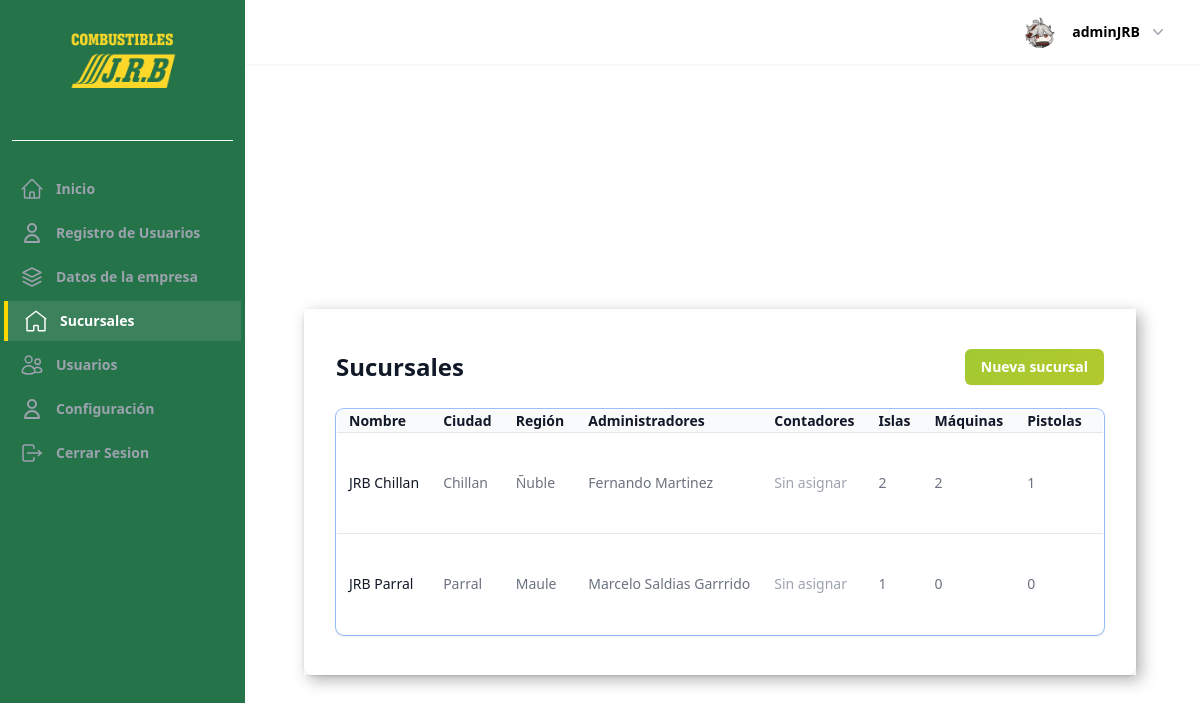
Page /sucursales/ (signed in) on the committed database.
### UsuarioApp/models.py (models this page shows, shortened)
class Profile(models.Model):
    last_activity = models.DateTimeField(null=True, blank=True)
    image = models.ImageField(upload_to=profile_picture_path, default="profile.webp")
    user_FK = models.OneToOneField(
        User, on_delete=models.CASCADE, related_name="profile",
    )
    position_FK = models.ForeignKey(
        Position, on_delete=models.SET_NULL, null=True, blank=True
    )
    company_rut = models.CharField(
        max_length=12,
        blank=True,
        null=True,
        validators=[
            RegexValidator(
                regex=r"^[0-9.]+-[0-9kK]{1}$",
                message="Ingrese un RUT válido en el formato 12.345.678-9",
            )
        ],
        verbose_name="RUT Empresa",
    )
    phone = models.CharField(max_length=20, blank=True, verbose_name="Teléfono")
    gender = models.CharField(
        max_length=1,
        choices=GENDER_CHOICES,
        null=True,
        blank=True,
        verbose_name="Sexo",
    )
    date_of_birth = models.DateField(
        null=True,
        blank=True,
        verbose_name="Fecha de nacimiento",
    )
    salario = models.DecimalField(
        max_digits=10, decimal_places=2, null=True, blank=True, verbose_name="Salario",
    )
    address = models.CharField(max_length=255, blank=True, verbose_name="Dirección")
    date_of_hire = models.DateField(null=True, blank=True, verbose_name="Fecha de contratación")
    is_partime = models.BooleanField(
        default=False,
        choices=[(True, "Tiempo completo"), (False, "Medio tiempo")],
        verbose_name="Tipo de jornada",
    )
    examen_medico = models.FileField(
        upload_to="documentos/examenes/",
        null=True,
        blank=True,
        verbose_name="Examen médico",
    )
    contrato = models.FileField(
        upload_to="documentos/contratos/",
        null=True,
        blank=True,
        verbose_name="Contrato",
    )
    current_branch = models.ForeignKey(
        Sucursal,
        on_delete=models.SET_NULL,
        null=True,
        blank=True,
        related_name="current_profiles",
        verbose_name="Sucursal actual",
    )
    def save(self, *args, **kwargs):
        update_last_activity = kwargs.pop("update_last_activity", False)
        if update_last_activity:
            self.last_activity = timezone.now()
            kwargs["update_fields"] = ["last_activity"]
        if self.pk:
            handle_old_image(Profile, self.pk, self.image)
        super(Profile, self).save(*args, **kwargs)
        if self.image and os.path.exists(self.image.path):
            resize_image(self.image.path, 300)
            crop_image(self.image.path, 300)
    def has_role(self, roles=None):
        if not self.position_FK:
            return False
        code = self.position_FK.permission_code
        if roles is None:
            return code != RESTRICTED_PERMISSION_CODE
        if isinstance(roles, str):
            roles = [roles]
        return code in roles
    def update_last_activity(self):
        self.save(update_last_activity=True)
    def _has_permission(self, code: str) -> bool:
        return bool(self.position_FK and self.position_FK.permission_code == code)
    def is_owner(self) -> bool:
        return self._has_permission("OWNER")
    def is_admin(self) -> bool:
        return self._has_permission("ADMINISTRATOR")
    class Meta:
        verbose_name = "Perfil"
        verbose_name_plural = "Perfiles"
        ordering = ["-id"]

### sucursalApp/models.py (models this page shows, shortened)
class Sucursal(models.Model):
    company = models.ForeignKey(
        "homeApp.Company",
        on_delete=models.CASCADE,
        related_name="branches",
        verbose_name="Empresa",
    )
    name = models.CharField("Nombre", max_length=255)
    address = models.CharField("Dirección", max_length=255)
    city = models.CharField("Ciudad", max_length=100)
    region = models.CharField("Región", max_length=100)
    phone = models.CharField("Teléfono", max_length=30, blank=True)
    email = models.EmailField("Correo electrónico", blank=True)
    islands = models.PositiveIntegerField("Islas", default=0)
    created_at = models.DateTimeField("Fecha de creación", auto_now_add=True)
    updated_at = models.DateTimeField("Fecha de actualización", auto_now=True)
    class Meta:
        verbose_name = "Sucursal"
        verbose_name_plural = "Sucursales"
        ordering = ("name",)
    @property
    def machines_count(self) -> int:
        islands = SucursalStaff._get_related_items(self, "branch_islands")
        return sum(
            SucursalStaff._count_items(
                SucursalStaff._get_related_items(island, "machines")
            )
            for island in islands
        )
    @property
    def nozzles_count(self) -> int:
        return sum(
            machine.nozzles.count()
            for island in self.branch_islands.all()
            for machine in island.machines.all()
        )
    def get_staff_for_role(self, role: str | Iterable[str]):
        if isinstance(role, str):
            roles: Sequence[str | None] = (role,)
        else:
            roles = tuple(role)
        assignments = [
            assignment
            for assignment in self.staff.all()
            if assignment.role in roles
        ]
        return [assignment.profile for assignment in assignments]
    @property
    def administrators(self):
        return self.get_staff_for_role("ADMINISTRATOR")
    @property
    def accountants(self):
        return self.get_staff_for_role("ACCOUNTANT")

class Island(models.Model):
    sucursal = models.ForeignKey(
        Sucursal,
        on_delete=models.CASCADE,
        related_name="branch_islands",
        verbose_name="Sucursal",
    )
    number = models.PositiveIntegerField("Número")
    description = models.CharField("Descripción", max_length=255, blank=True)
    created_at = models.DateTimeField("Fecha de creación", auto_now_add=True)
    updated_at = models.DateTimeField("Fecha de actualización", auto_now=True)
    class Meta:
        verbose_name = "Isla"
        verbose_name_plural = "Islas"
        ordering = ("number",)
        unique_together = ("sucursal", "number")

class Machine(models.Model):
    island = models.ForeignKey(
        Island,
        on_delete=models.CASCADE,
        related_name="machines",
        verbose_name="Isla",
    )
    number = models.PositiveIntegerField("Número")
    fuel_inventory = models.ForeignKey(
        "FuelInventory",
        on_delete=models.PROTECT,
        related_name="machines",
        verbose_name="Estanque principal",
        blank=True,
        null=True,
    )
    fuel_inventories = models.ManyToManyField(
        "FuelInventory",
        related_name="associated_machines",
        verbose_name="Estanques",
        blank=True,
    )
    fuel_type = models.CharField(
        "Tipo de combustible",
        max_length=50,
        blank=True,
    )
    description = models.CharField("Descripción", max_length=255, blank=True)
    created_at = models.DateTimeField("Fecha de creación", auto_now_add=True)
    updated_at = models.DateTimeField("Fecha de actualización", auto_now=True)
    class Meta:
        verbose_name = "Máquina"
        verbose_name_plural = "Máquinas"
        ordering = ("number",)
        unique_together = ("island", "number")

### sucursalApp/views.py (the view, shortened to what this page needs)
# urls.py: path("", views.SucursalListView.as_view(), name="sucursal_list"),
class SucursalListView(OwnerCompanyMixin, FormMixin, ListView):
    model = Sucursal
    template_name = "pages/sucursales/sucursal_list.html"
    context_object_name = "sucursales"
    form_class = SucursalForm
    success_url = reverse_lazy("sucursal_list")
    allowed_roles = ["OWNER", "ADMINISTRATOR"]
    def dispatch(self, request, *args, **kwargs):
        profile = getattr(request.user, "profile", None)
        return super().dispatch(request, *args, **kwargs)
    def get_queryset(self) -> QuerySet[Sucursal]:
        branch_ids = self.get_managed_branch_ids()
        if not branch_ids:
            return Sucursal.objects.none()
        return (
            Sucursal.objects.filter(pk__in=branch_ids)
            .select_related("company")
            .prefetch_related(
                Prefetch(
                    "branch_islands",
                    queryset=Island.objects.prefetch_related(
                        Prefetch(
                            "machines",
                            queryset=Machine.objects.prefetch_related("nozzles"),
                        )
                    ),
                ),
                Prefetch(
                    "fuel_inventories",
                    queryset=FuelInventory.objects.order_by("code"),
                ),
                Prefetch(
                    "products",
                    queryset=BranchProduct.objects.order_by("product_type", "arrival_date"),
                ),
                Prefetch(
                    "staff",
                    queryset=SucursalStaff.objects.select_related(
                        "profile__user_FK", "profile__position_FK"
                    ),
                ),
                Prefetch(
                    "shifts",
                    queryset=Shift.objects.select_related(
                        "manager__user_FK", "manager__position_FK"
                    ),
                ),
            )
        )

### templates/pages/sucursales/sucursal_list.html (shortened to what this page needs)
{% extends "components/Layout/base_pages.html" %}
{% block content_pages %}
  <div class="flex items-center justify-between mb-6">
    <h1 class="text-2xl font-semibold text-gray-900">Sucursales</h1>
    {% if request.user.profile.is_owner %}
      <a
        href="{% url 'sucursal_create' %}"
        class="inline-flex items-center rounded-md bg-gradient-to-br px-4 py-2 text-sm font-semibold text-white shadow-sm hover:bg-blue-500 focus-visible:outline focus-visible:outline-2 focus-visible:outline-offset-2 focus-visible:outline-blue-600"
      >
        Nueva sucursal
      </a>
    {% endif %}
  </div>
  {% if sucursales %}
    <div class="overflow-hidden rounded-lg shadow ring-1 ring-black ring-opacity-5">
      <table class="min-w-full divide-y divide-gray-300">
        <thead class="bg-gray-50">
          <tr>
            <th scope="col" class="px-3 py-3.5 text-left text-sm font-semibold text-gray-900">Nombre</th>
            <th scope="col" class="px-3 py-3.5 text-left text-sm font-semibold text-gray-900">Ciudad</th>
            <th scope="col" class="px-3 py-3.5 text-left text-sm font-semibold text-gray-900">Región</th>
            <th scope="col" class="px-3 py-3.5 text-left text-sm font-semibold text-gray-900">Administradores</th>
            <th scope="col" class="px-3 py-3.5 text-left text-sm font-semibold text-gray-900">Contadores</th>
            <th scope="col" class="px-3 py-3.5 text-left text-sm font-semibold text-gray-900">Islas</th>
            <th scope="col" class="px-3 py-3.5 text-left text-sm font-semibold text-gray-900">Máquinas</th>
            <th scope="col" class="px-3 py-3.5 text-left text-sm font-semibold text-gray-900">Pistolas</th>
            <th scope="col" class="relative py-3.5 pl-3 pr-4 sm:pr-6"><span class="sr-only">Editar</span></th>
          </tr>
        </thead>
        <tbody class="divide-y divide-gray-200 bg-white">
          {% for sucursal in sucursales %}
            <tr>
              <td class="whitespace-nowrap px-3 py-4 text-sm text-gray-900 font-medium">{{ sucursal.name }}</td>
              <td class="whitespace-nowrap px-3 py-4 text-sm text-gray-500">{{ sucursal.city }}</td>
              <td class="whitespace-nowrap px-3 py-4 text-sm text-gray-500">{{ sucursal.region }}</td>
              <td class="whitespace-nowrap px-3 py-4 text-sm text-gray-500">
                {% if sucursal.administrators %}
                  <ul class="space-y-1">
                    {% for profile in sucursal.administrators %}
                      {% with full_name=profile.user_FK.get_full_name %}
                        <li>{{ full_name|default:profile.user_FK.username }}</li>
                      {% endwith %}
                    {% endfor %}
                  </ul>
                {% else %}
                  <span class="text-gray-400">Sin asignar</span>
                {% endif %}
              </td>
              <td class="whitespace-nowrap px-3 py-4 text-sm text-gray-500">
                {% if sucursal.accountants %}
                  <ul class="space-y-1">
                    {% for profile in sucursal.accountants %}
                      {% with full_name=profile.user_FK.get_full_name %}
                        <li>{{ full_name|default:profile.user_FK.username }}</li>
                      {% endwith %}
                    {% endfor %}
                  </ul>
                {% else %}
                  <span class="text-gray-400">Sin asignar</span>
                {% endif %}
              </td>
              <td class="whitespace-nowrap px-3 py-4 text-sm text-gray-500">{{ sucursal.branch_islands.count }}</td>
              <td class="whitespace-nowrap px-3 py-4 text-sm text-gray-500">{{ sucursal.machines_count }}</td>
              <td class="whitespace-nowrap px-3 py-4 text-sm text-gray-500">{{ sucursal.nozzles_count }}</td>
              <td class="whitespace-nowrap py-4 pl-3 pr-4 text-right text-sm font-medium sm:pr-6">
                <div class="flex flex-col items-center gap-2">
                  <form
                    action="{% url 'sucursal_delete' sucursal.pk %}"
                    method="post"
                    class="inline"
                    onsubmit="return confirm('¿Estás seguro de eliminar la sucursal {{ sucursal.name }}? Esta acción no se puede deshacer.');"
                  >
                    <button type="submit" class="text-red-600 hover:text-red-800">Eliminar</button>
                  </form>
                </div>
              </td>
            </tr>
          {% endfor %}
        </tbody>
      </table>
    </div>
  {% else %}
    <p class="text-sm text-gray-500">Aún no has creado sucursales.</p>
  {% endif %}
{% endblock content_pages %}

### templates/components/header/components/profile.html (shortened to what this page needs)
{% load static %}
<div class="relative" x-data="{ openUser: false }">
  <button type="button" class="-m-1.5 flex items-center p-1.5" id="user-menu-button" aria-expanded="false" aria-haspopup="true" @click="openUser = !openUser">
    <img class="h-8 w-8 rounded-full bg-gray-50" src="{{ request.user.profile.image.url }}" alt="perfil">
    <span class="hidden lg:flex lg:items-center">
      <span class="ml-4 text-sm font-semibold leading-6 text-black" aria-hidden="true">{{ request.user }}</span>
      <svg class="ml-2 h-5 w-5 text-gray-400" viewBox="0 0 20 20" fill="currentColor" aria-hidden="true">
        <path fill-rule="evenodd" d="M5.23 7.21a.75.75 0 011.06.02L10 11.168l3.71-3.938a.75.75 0 111.08 1.04l-4.25 4.5a.75.75 0 01-1.08 0l-4.25-4.5a.75.75 0 01.02-1.06z" clip-rule="evenodd" />
      </svg>
    </span>
  </button>
</div>

### rows in the picture
Sucursal: name "JRB Chillan", city "Chillan", region "Ñuble", shows "Sin asignar", branch_islands.count "2", machines_count "2", nozzles_count "1"
Profile: user_FK.get_full_name "Fernando Martinez"
Sucursal: name "JRB Parral", city "Parral", region "Maule", shows "Sin asignar", branch_islands.count "1", machines_count "0", nozzles_count "0"
Profile: user_FK.get_full_name "Marcelo Saldias Garrrido"

### other values in the picture
{{ request.user }} "adminJRB"
